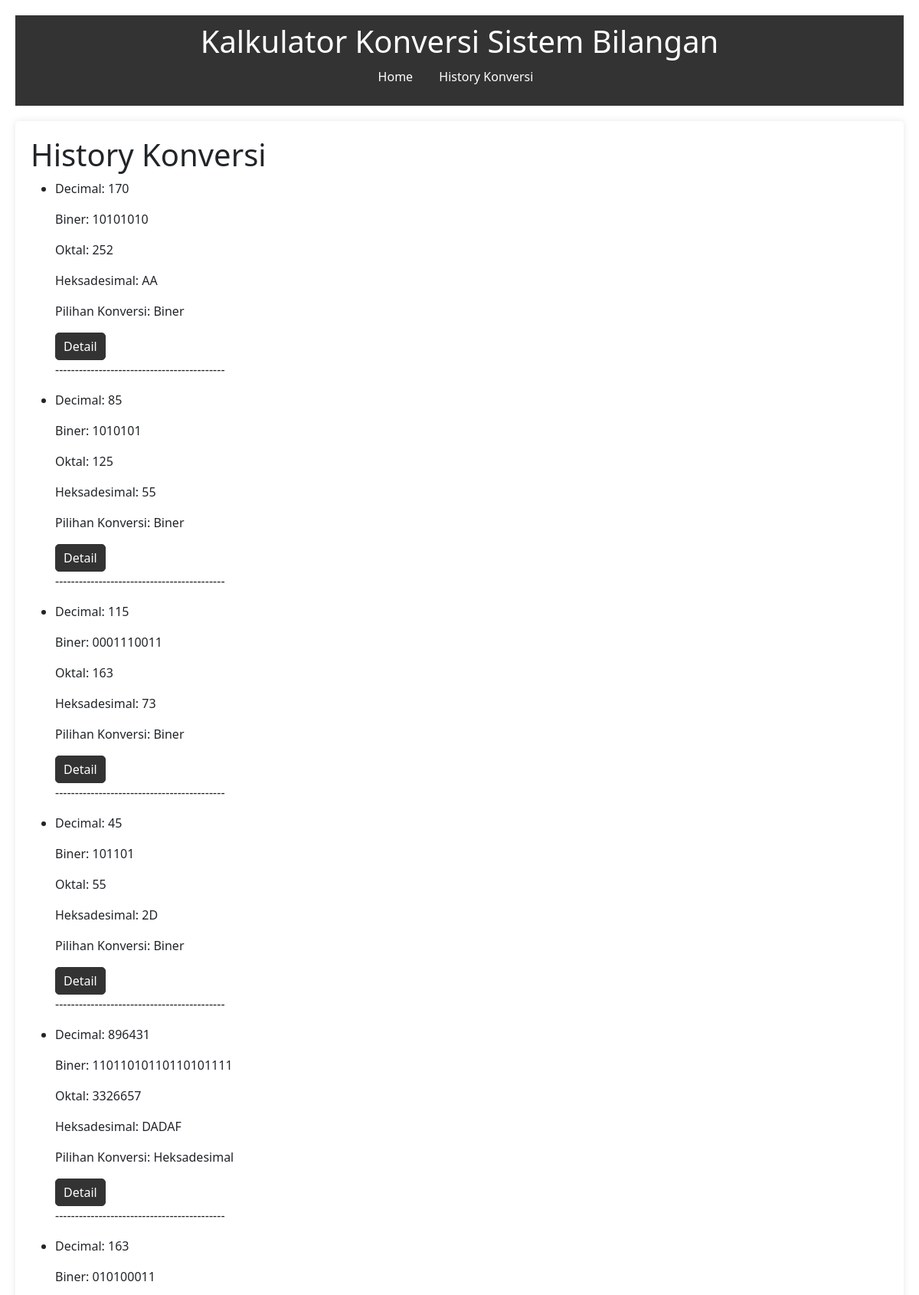
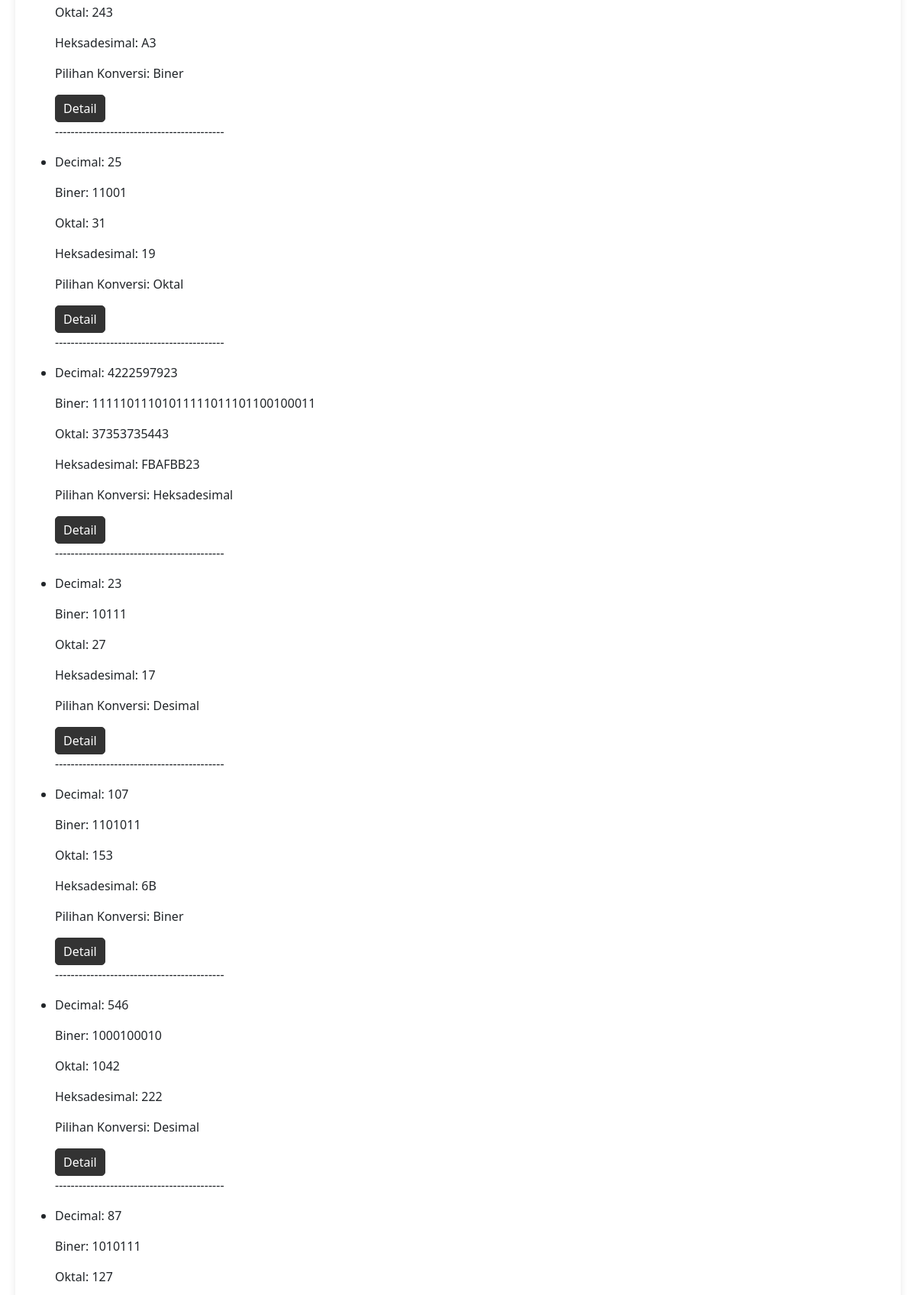
Page /list/ (upper part) on the committed database (2 pictures, top to bottom).
### program/models.py (models this page shows, shortened)
class Conversion(models.Model):
    DECIMAL = 'decimal'
    BINARY = 'binary'
    OCTAL = 'octal'
    HEXADECIMAL = 'hexadecimal'
    CHOICES = [
        (DECIMAL, 'Desimal'),
        (BINARY, 'Biner'),
        (OCTAL, 'Oktal'),
        (HEXADECIMAL, 'Heksadesimal'),
    ]
    pilihan_konversi = models.CharField(max_length=20, choices=CHOICES)
    decimal = models.IntegerField(blank=True, null=True)
    biner = models.CharField(max_length=64, blank=True, null=True)
    oktal = models.CharField(max_length=64, blank=True, null=True)
    heksadesimal = models.CharField(max_length=64, blank=True, null=True)
    field_name = models.CharField(max_length=100)  # Ganti dengan field yang sesuai

### program/views.py (the view)
# urls.py: path('list/', views.conversion_list, name='conversion_list'),
def conversion_list(request):
    conversions = Conversion.objects.all()
    return render(request, 'main/conversion_list.html', {'conversions': conversions})

### program/templates/main/conversion_list.html (shortened to what this page needs)
{% extends 'main/base.html' %}
{% block content %}
    <h1>History Konversi</h1>
    <ul>
        {% for conversion in conversions %}
            <li>
                <p>Decimal: {{ conversion.decimal }}</p>
                <p>Biner: {{ conversion.biner }}</p>
                <p>Oktal: {{ conversion.oktal }}</p>
                <p>Heksadesimal: {{ conversion.heksadesimal }}</p>
                <p>Pilihan Konversi: {{ conversion.get_pilihan_konversi_display }}</p>
                <a class="inline-link" href="{% url 'conversion_detail' conversion.pk %}">Detail</a>
                <p>-------------------------------------------</p>
            </li>
        {% endfor %}
    </ul>
{% endblock %}

### program/templates/main/base.html (shortened to what this page needs)
{% load static %}
<!DOCTYPE html>
<html lang="en">
<head>
    <link rel="stylesheet" href="{% static 'main/style.css' %}">
    <link href="https://cdn.jsdelivr.net/npm/bootstrap@5.3.3/dist/css/bootstrap.min.css" rel="stylesheet">
</head>
<body>
    <header>
        <h1>Kalkulator Konversi Sistem Bilangan</h1>
        <nav>
            <ul>
                <li><a href="{% url 'menu_tampilan' %}">Home</a></li>
                <li><a href="{% url 'conversion_list' %}">History Konversi</a></li>
            </ul>
        </nav>
    </header>
    <main>
        {% block content %}
        {% endblock %}
    </main>
</body>
</html>

### program/static/main/style.css (style rules this page uses)
* { margin: 0; padding: 0; box-sizing: border-box; }
body { font-family: Arial, sans-serif; line-height: 1.6; background-color: #f0f0f0; padding: 20px; }
header { background-color: #333; color: #fff; text-align: center; padding: 10px; }
header h1 { margin-bottom: 10px; }
nav ul { list-style-type: none; padding: 0; }
nav ul li { display: inline; margin-right: 10px; }
nav ul li a { color: #fff; text-decoration: none; padding: 5px 10px; border-radius: 5px; transition: background-color 0.3s ease; }
main { background-color: #fff; padding: 20px; margin-top: 20px; border-radius: 5px; box-shadow: 0 0 10px rgba(0, 0, 0, 0.1); }
a.inline-link { text-decoration: none; color: #fff; padding: 5px 10px; background-color: #333; border: 1px solid #333; border-radius: 5px; transition: background-color 0.3s ease, color 0.3s ease; display: inline-block; }

### rows in the picture
Conversion: decimal "170", biner "10101010", oktal "252", heksadesimal "AA", pilihan_konversi "Biner"
Conversion: decimal "85", biner "1010101", oktal "125", heksadesimal "55", pilihan_konversi "Biner"
Conversion: decimal "115", biner "0001110011", oktal "163", heksadesimal "73", pilihan_konversi "Biner"
Conversion: decimal "45", biner "101101", oktal "55", heksadesimal "2D", pilihan_konversi "Biner"
Conversion: decimal "896431", biner "11011010110110101111", oktal "3326657", heksadesimal "DADAF", pilihan_konversi "Heksadesimal"
Conversion: decimal "163", biner "010100011", oktal "243", heksadesimal "A3", pilihan_konversi "Biner"
Conversion: decimal "25", biner "11001", oktal "31", heksadesimal "19", pilihan_konversi "Oktal"
Conversion: decimal "4222597923", biner "11111011101011111011101100100011", oktal "37353735443", heksadesimal "FBAFBB23", pilihan_konversi "Heksadesimal"
Conversion: decimal "23", biner "10111", oktal "27", heksadesimal "17", pilihan_konversi "Desimal"
Conversion: decimal "107", biner "1101011", oktal "153", heksadesimal "6B", pilihan_konversi "Biner"
Conversion: decimal "546", biner "1000100010", oktal "1042", heksadesimal "222", pilihan_konversi "Desimal"
Conversion: decimal "87", biner "1010111", oktal "127"
